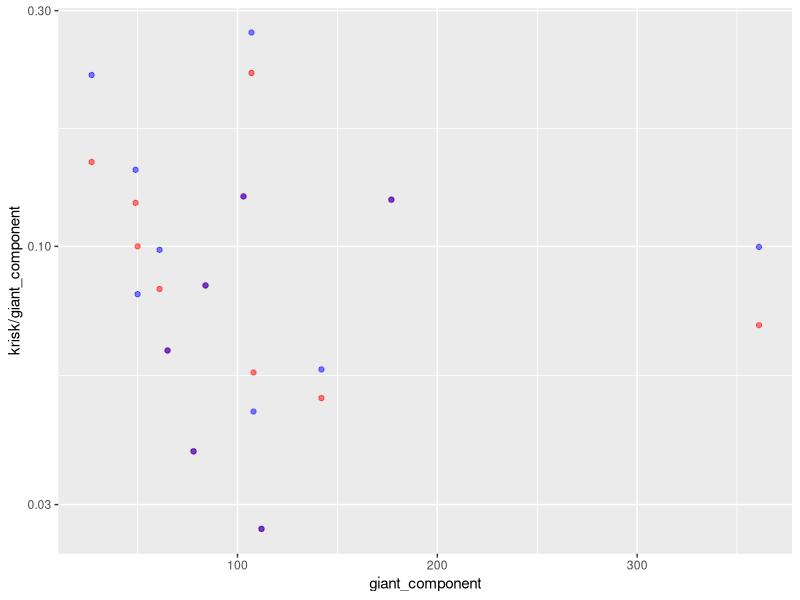
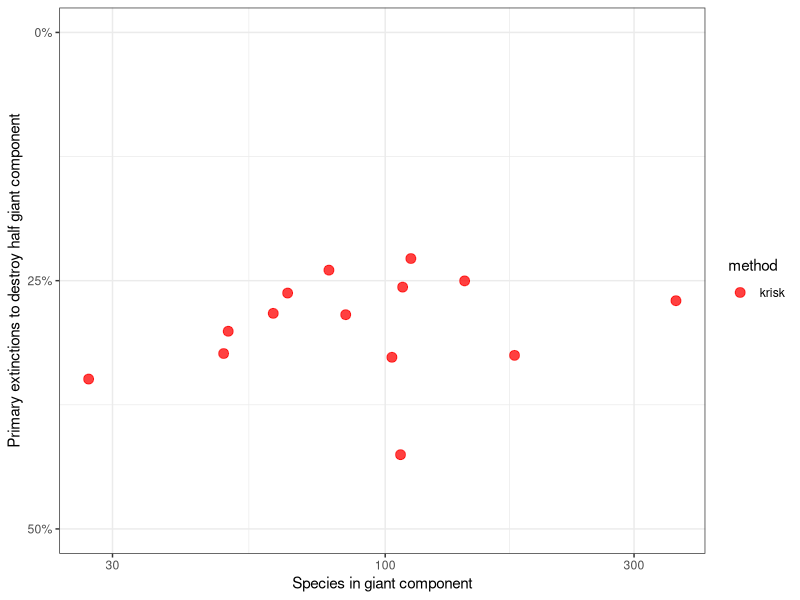
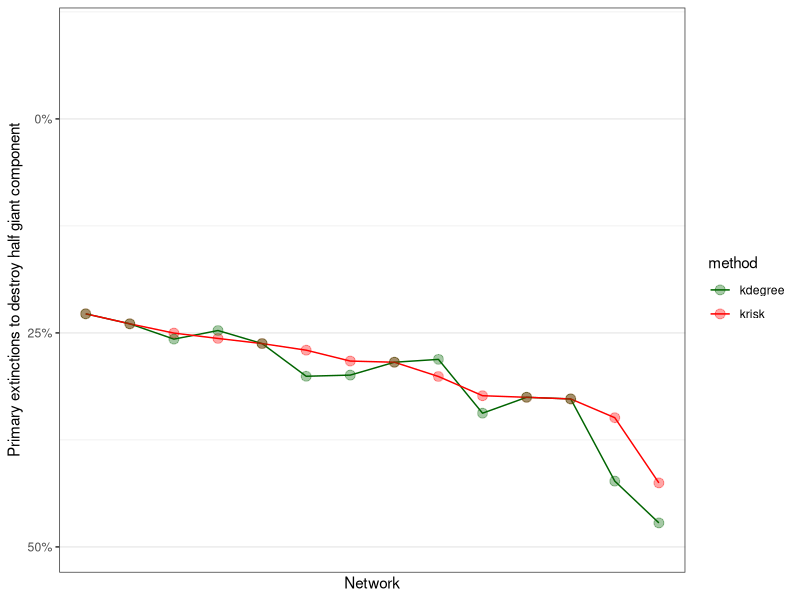
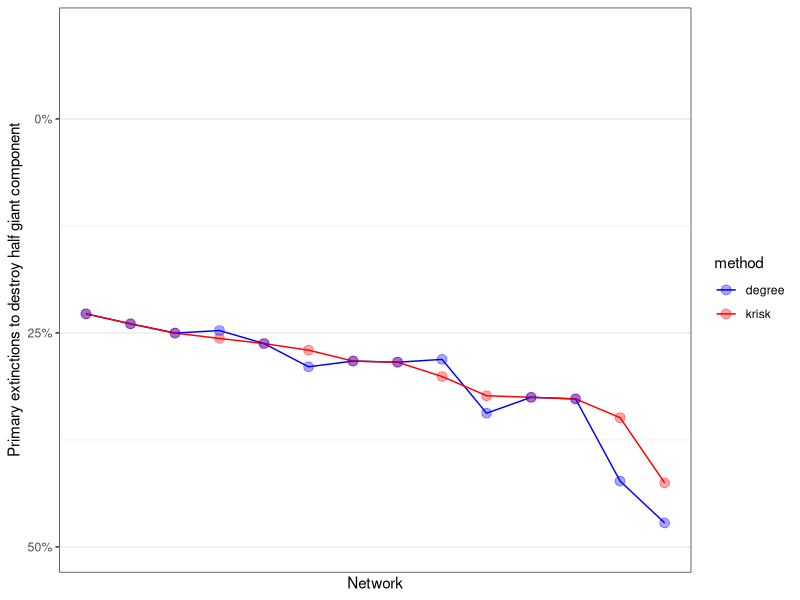
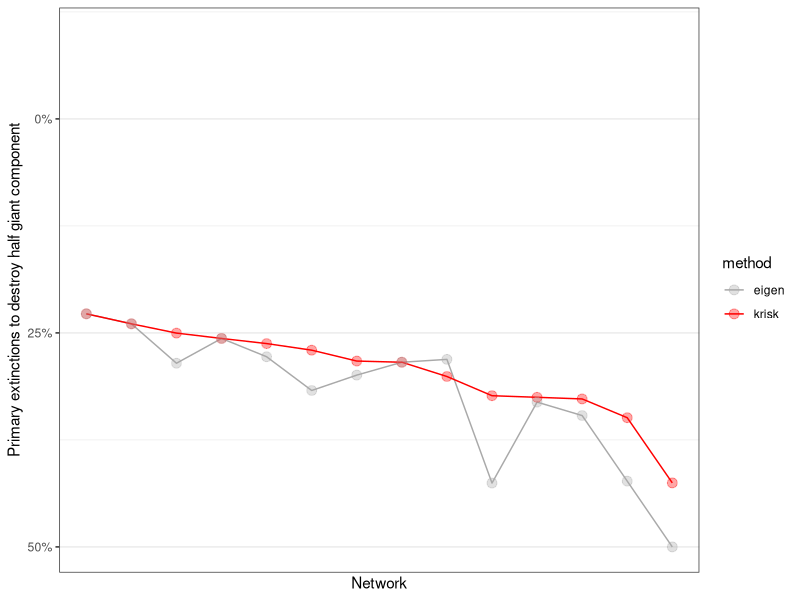
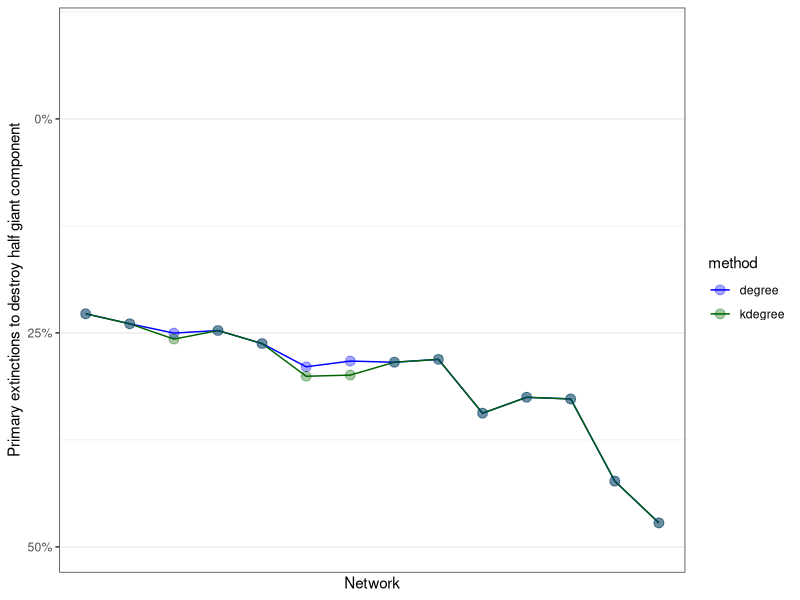
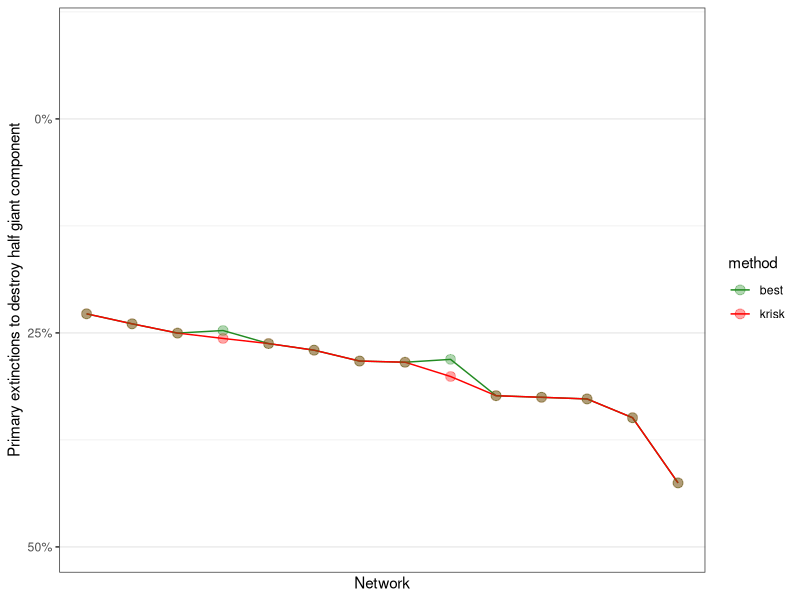

These figures' R source, in order:
# This script compares results of the half giant component destruction and creates plots

library(ggplot2)

comparativa <- function(results_by_r,basemethod = "krisk")
{
p <- ggplot(data = results_by_r) + 
  geom_line(data = results_by_r, aes(x = index, y = comp_perf, fill = method, color = method))+
  geom_point(data = results_by_r, 
             aes(x = index, y = comp_perf, fill = method, color = method), size = 3, alpha= 0.35)+
  scale_color_manual(values  = cols) +
  scale_x_discrete(name ="Network",breaks=results_by_r[results_by_r$method == basemethod,]$index,
                   labels=unlist(strsplit(as.character(results_by_r[results_by_r$method == basemethod,]$Network),".csv")))+
  scale_y_continuous(name ="Primary extinctions to destroy half giant component",breaks=c(0,25,50),labels=c("50%","25%","0%"), limits=c(0,60))+
  theme_bw() + theme(axis.text.x  = element_text(angle=90, vjust=0, size=9))
return(p)
}
results_ext <- read.csv("extinctions/ALL_EXTINCTIONS_halfGC.csv")
for (i in 1:nrow(results_ext))
  results_ext$best[i] <- min(results_ext$krisk[i],results_ext$degree[i],results_ext$kdegree[i],results_ext$eigen[i])

results_ext <- results_ext[order(-results_ext$krisk),]
results_by_row <- data.frame( Network = c(), method = c(), performance = c())
for (i in 1:nrow(results_ext))
{
  results_by_row <- rbind(results_by_row, data.frame( Network = results_ext$Network[i], method = "krisk", performance = 100*results_ext$krisk[i]/results_ext$giant_component[i]))
  results_by_row <- rbind(results_by_row, data.frame( Network = results_ext$Network[i], method = "degree", performance = 100*results_ext$degree[i]/results_ext$giant_component[i]))
  results_by_row <- rbind(results_by_row, data.frame( Network = results_ext$Network[i], method = "kdegree", performance = 100*results_ext$kdegree[i]/results_ext$giant_component[i]))
  results_by_row <- rbind(results_by_row, data.frame( Network = results_ext$Network[i], method = "eigen", performance = 100*results_ext$eigen[i]/results_ext$giant_component[i]))
  results_by_row <- rbind(results_by_row, data.frame( Network = results_ext$Network[i], method = "best", performance = 100*results_ext$best[i]/results_ext$giant_component[i]))
}

alpha_level = 0.5
p <- ggplot(data = results_ext) + geom_point(data = results_ext, aes(x = giant_component,y = krisk/giant_component), color = "red", alpha = alpha_level) +
     geom_point(data = results_ext, aes(x = giant_component,y = kdegree/giant_component), color = "blue", alpha = alpha_level) +
     scale_y_log10()

aux_ord_df <- data.frame(Network = results_ext$Network, 
                         #value = (results_ext$krisk+results_ext$kdegree+results_ext$degree+results_ext$eigen)/results_ext$giant_component)
                         value = (results_ext$krisk)/results_ext$giant_component)

aux_ord_df <- aux_ord_df[order(aux_ord_df$value),]
aux_ord_df$index <- seq(1,nrow(aux_ord_df))

results_by_row$index <- 0
maxperf <- max(results_by_row$performance)
results_by_row$comp_perf <- maxperf - results_by_row$performance
for (i in 1:nrow(aux_ord_df))
  results_by_row[results_by_row$Network == aux_ord_df$Network[i],]$index <- aux_ord_df$index[i]
 
results_by_row <- results_by_row[order(results_by_row$index),]
cols <- c("kdegree" = "darkgreen", "eigen" = "darkgrey","degree" = "blue", "krisk" = "red", "best" = "forestgreen")

results_by_r <- results_by_row[is.element(results_by_row$method, c("krisk","kdegree")),]
r <- comparativa(results_by_r)

results_by_r <- results_by_row[is.element(results_by_row$method, c("krisk","degree")),]
s <- comparativa(results_by_r)

results_by_r <- results_by_row[is.element(results_by_row$method, c("krisk","eigen")),]
t <- comparativa(results_by_r)

results_by_r <- results_by_row[is.element(results_by_row$method, c("degree","kdegree")),]
u <- comparativa(results_by_r, basemethod = "degree")

results_by_r <- results_by_row[is.element(results_by_row$method, c("krisk","best")),]
v <- comparativa(results_by_r)

results_by_q <- results_by_row[is.element(results_by_row$method, c("krisk")),]
results_by_q$giant_component <- 0
for (i in 1:nrow(results_by_q))
  results_by_q$giant_component[i] <- results_ext[results_ext$Network == results_by_q$Network[i],]$giant_component
 
q <- ggplot(results_by_q, aes(x=giant_component, y = comp_perf, color = method)) + geom_point(alpha = 0.75, size=3) + scale_x_log10() + xlab("Species in giant component")+
  scale_color_manual(values  = cols) +
    theme_bw()  +scale_y_continuous(name ="Primary extinctions to destroy half giant component",breaks=c(0,25,50),labels=c("50%","25%","0%"), limits=c(0,50))
mo <- lm(formula = results_by_q$performance ~ log(results_by_q$giant_component))
summary(mo)

num_redes <- nrow(results_ext)

bkrisk <- sum(results_ext$krisk == results_ext$best)
print(sprintf("krisk is the best for %d networks (%.2f%%)",bkrisk,100*bkrisk/num_redes))

bkdegree <- sum(results_ext$kdegree == results_ext$best)
print(sprintf("kdegree is the best for %d networks (%.2f%%)",bkdegree,100*bkdegree/num_redes))

bdegree <- sum(results_ext$degree == results_ext$best)
print(sprintf("degree is the best for %d networks (%.2f%%)",bdegree,100*bdegree/num_redes))

beigen <- sum(results_ext$eigen == results_ext$best)
print(sprintf("eigen is the best for %d networks (%.2f%%)",beigen,100*beigen/num_redes))